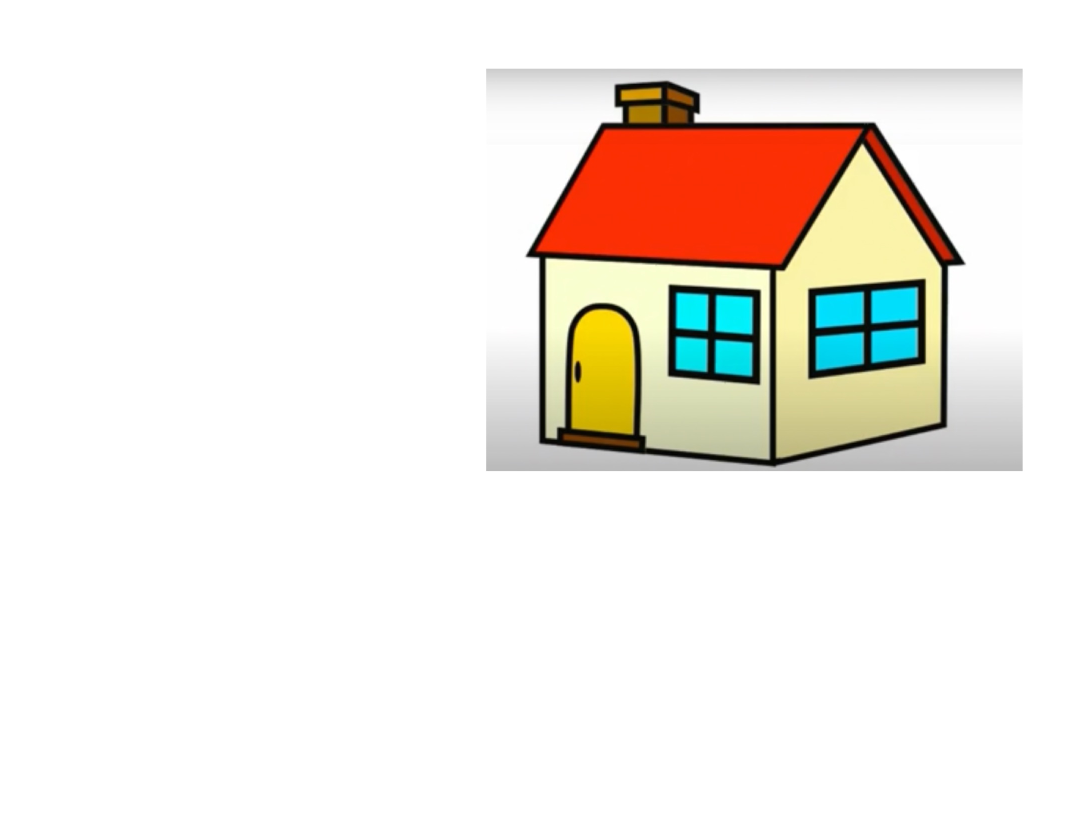
#> input picture input/OriginHome.jpg, 2154 x 1668 px (shown at 1/2 size)
$ python -i ex3_utils.py   (imports and definitions only)   (older library calls are emulated)
#> lines starting #> are read from the running program, lines starting #| are printed output that depends on the picture
#> further down, picture is the input picture: shape (1668, 2154, 3); mean B, G, R 229.3, 235.7, 241.4
import math
import sys
from typing import List, Tuple

import numpy as np
import cv2
from numpy.linalg import inv, linalg
from scipy import signal
import matplotlib.pyplot as plt
from alive_progress import alive_bar


# [172 lines left out: functions myID, opticalFlow, opticalFlowPyrLK, findTranslationLK, findTheta, findRigidLK, not called in this run]


""""findTranslationCorr function find the optimum solution but with 45 min of running-
# so we need to resize the image at least to shape (140,140)
"""


# [45 lines left out: functions findTranslationCorr, opticalFlowCrossCorr, not called in this run]


""""findRigidCorr function find the optimum solution but with 45 min of running-
# so we need to resize the image at least to shape (140,140)
"""


# [70 lines left out: functions findRigidCorr, warpImages, not called in this run]


# ---------------------------------------------------------------------------
# --------------------- Gaussian and Laplacian Pyramids ---------------------
# ---------------------------------------------------------------------------


def gaussianPyr(img: np.ndarray, levels: int = 4) -> List[np.ndarray]:
    """
    Creates a Gaussian Pyramid
    :param img: Original image
    :param levels: Pyramid depth
    :return: Gaussian pyramid (list of images)
    """
#> called with levels = 4
    ans = []
    width = (2 ** levels) * int(img.shape[1] / (2 ** levels))
#> width = 2144
    height = (2 ** levels) * int(img.shape[0] / (2 ** levels))
#> height = 1664
    img = cv2.resize(img, (width, height))  # resize the image to dimensions that can be divided into 2 x times
    img = img.astype(np.float64)
    ans.append(img)  # level 0 - the original image
    temp_img = img.copy()
    for i in range(1, levels):
        temp_img = reduce(temp_img)  # 2 times smaller image
        ans.append(temp_img)
#> this loop made 3 passes
#> pass 1, in reduce, `new_img = blur_img[::2, ::2]`:
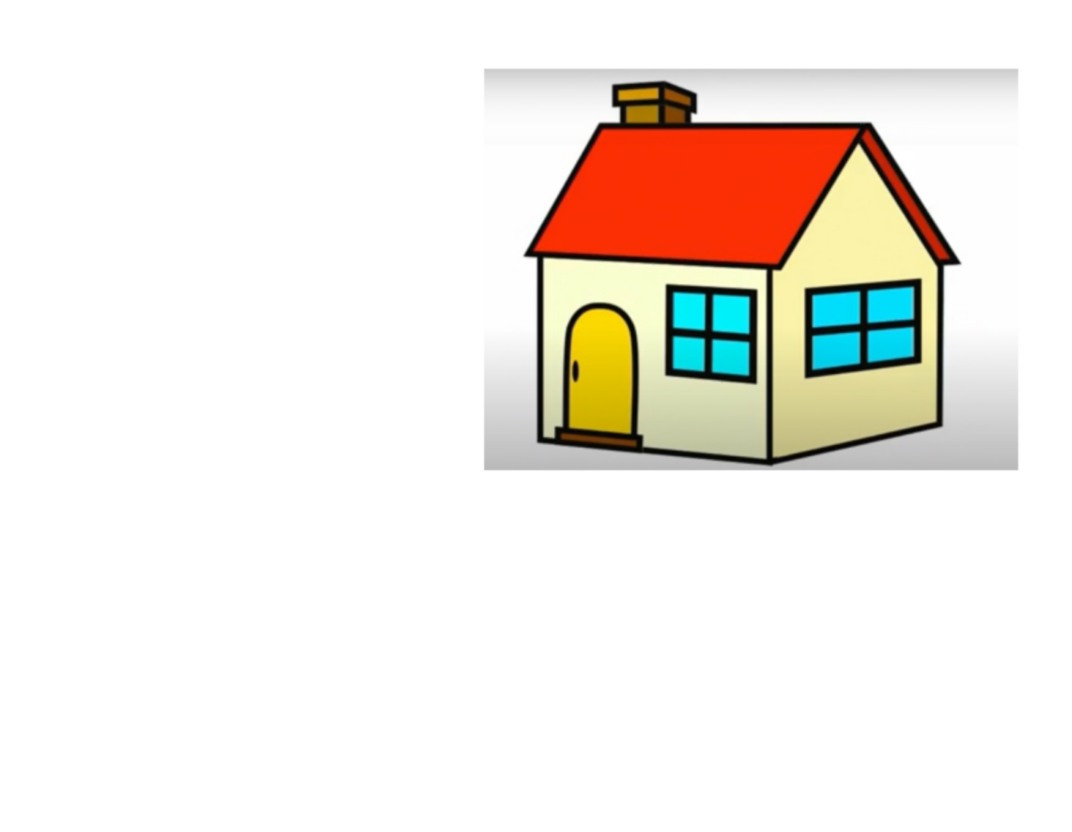
#> new_img: shape (832, 1072, 3) float64; mean of channels 0, 1, 2 229.3, 235.6, 241.3; drawn as B, G, R
#> pass 2, in reduce (call 2), `new_img = blur_img[::2, ::2]`:
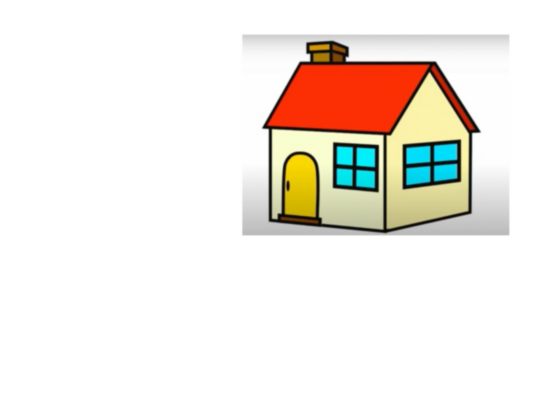
#> new_img: shape (416, 536, 3) float64; mean of channels 0, 1, 2 229.3, 235.6, 241.3; drawn as B, G, R
#> after the loop:
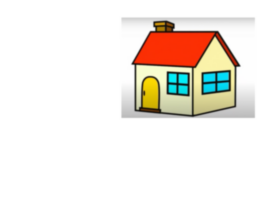
#> temp_img: shape (208, 268, 3) float64; mean of channels 0, 1, 2 229.3, 235.6, 241.3; drawn as B, G, R
#> after the loop, ans = 4 items
    return ans


def get_gaussian():  # create Gaussian kernel
    kernel = cv2.getGaussianKernel(5, -1)
    kernel = kernel.dot(kernel.T)
    return kernel


def reduce(img: np.ndarray) -> np.ndarray:  # reduce the image of one iterate
    g_kernel = get_gaussian()
    blur_img = cv2.filter2D(img, -1, g_kernel)
    new_img = blur_img[::2, ::2]  # sampling : took every second in each x , y
    return new_img


def gaussExpand(img: np.ndarray, gs_k: np.ndarray) -> np.ndarray:
    if img.ndim == 3:  # RGB img
        padded_im = np.zeros(((img.shape[0] * 2), (img.shape[1] * 2), 3))  # adding zeros because of the sampling
    else:
        padded_im = np.zeros((img.shape[0] * 2, img.shape[1] * 2))  #
    padded_im[::2, ::2] = img  # add to the sample places the values
    return cv2.filter2D(padded_im, -1, gs_k)


def laplaceianReduce(img: np.ndarray, levels: int = 4) -> List[np.ndarray]:
    """
    Creates a Laplacian pyramid
    :param img: Original image
    :param levels: Pyramid depth
    :return: Laplacian Pyramid (list of images)
    """
    gauss_pyr = gaussianPyr(img, levels)
#> gauss_pyr = 4 items
    g_kernel = get_gaussian() * 4
    for i in range(levels - 1):
        gauss_pyr[i] = gauss_pyr[i] - gaussExpand(gauss_pyr[i + 1], g_kernel)
    return gauss_pyr


# [42 lines left out: functions laplaceianExpand, pyrBlend, not called in this run]


def resizeToMask(img: np.ndarray, mask: np.ndarray):
    return np.resize(img, mask.shape)

>>> import cv2
>>> picture = cv2.imread('input/OriginHome.jpg')
>>> result = laplaceianReduce(picture)
#> result = 4 items

$ run again, on input/RotetHome.jpg
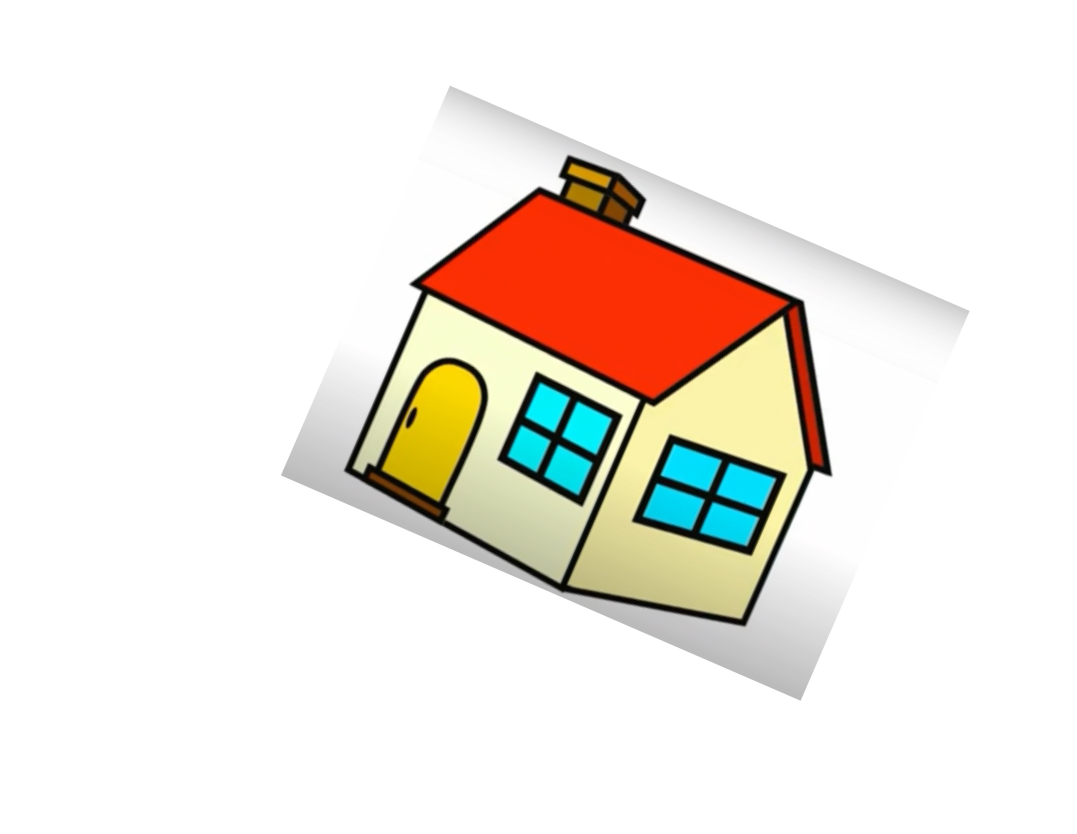
#> input picture input/RotetHome.jpg, 2154 x 1668 px (shown at 1/2 size)
#> picture is the input picture: shape (1668, 2154, 3); mean B, G, R 226.4, 233.4, 239.8
#> the loop in gaussianPyr, `for i in range(1, levels):` made 3 passes
#> pass 1, in reduce, `new_img = blur_img[::2, ::2]`:
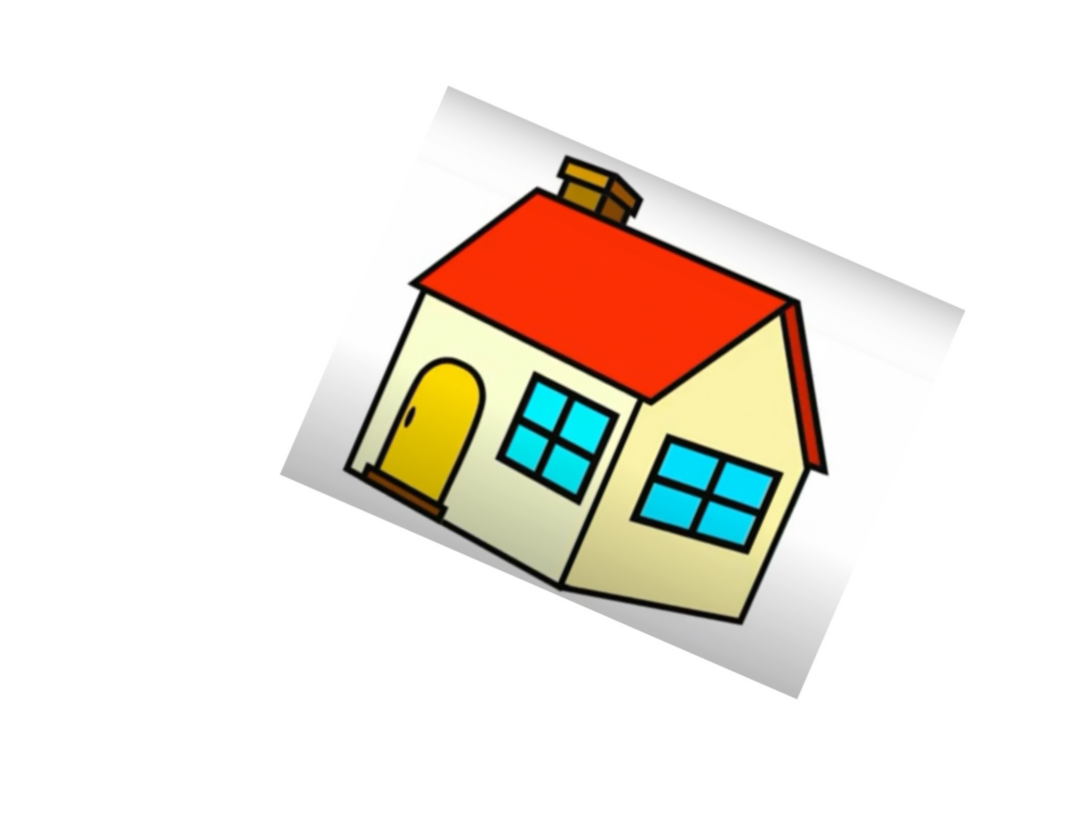
#> new_img: shape (832, 1072, 3) float64; mean of channels 0, 1, 2 226.4, 233.4, 239.8; drawn as B, G, R
#> after the loop in gaussianPyr, `for i in range(1, levels):`:
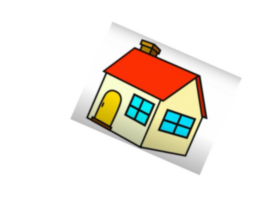
#> temp_img: shape (208, 268, 3) float64; mean of channels 0, 1, 2 226.4, 233.4, 239.8; drawn as B, G, R
#> after the loop in gaussianPyr, `for i in range(1, levels):`: ans = 4 items

$ run again, on input/TransHome.jpg
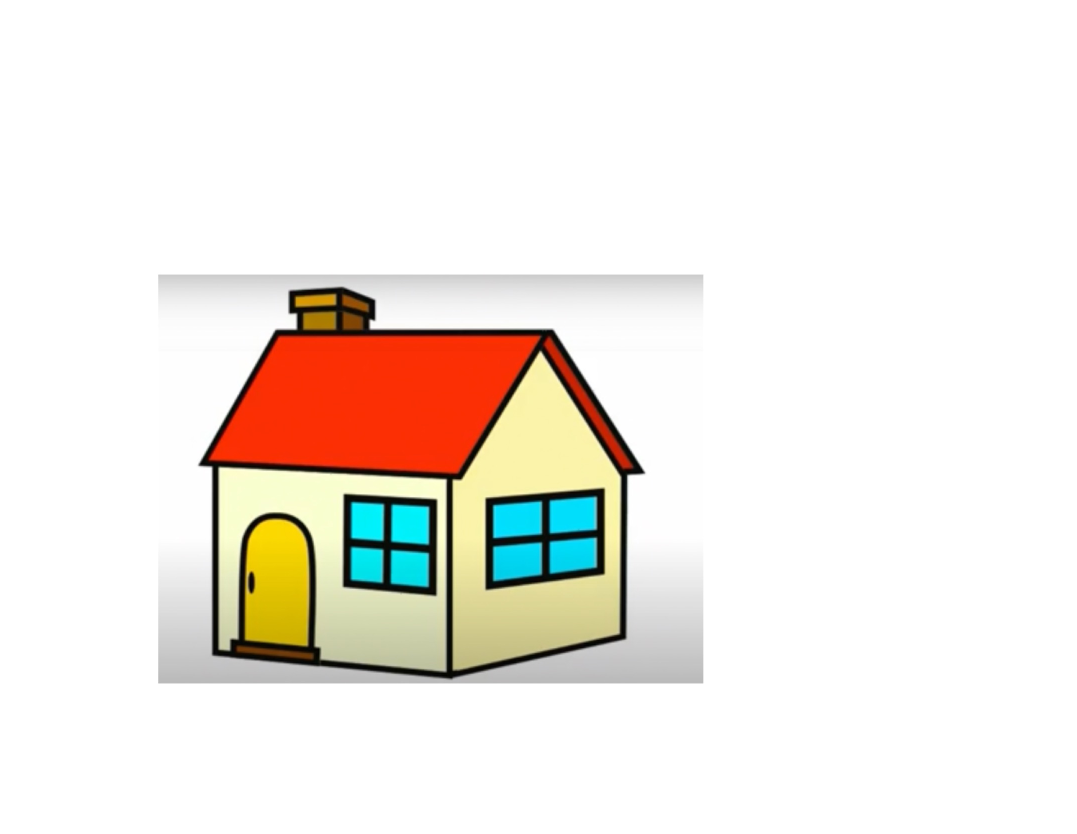
#> input picture input/TransHome.jpg, 2154 x 1668 px (shown at 1/2 size)
#> picture is the input picture: shape (1668, 2154, 3); mean B, G, R 228.5, 235, 240.9
#> the loop in gaussianPyr, `for i in range(1, levels):` made 3 passes
#> pass 1, in reduce, `new_img = blur_img[::2, ::2]`:
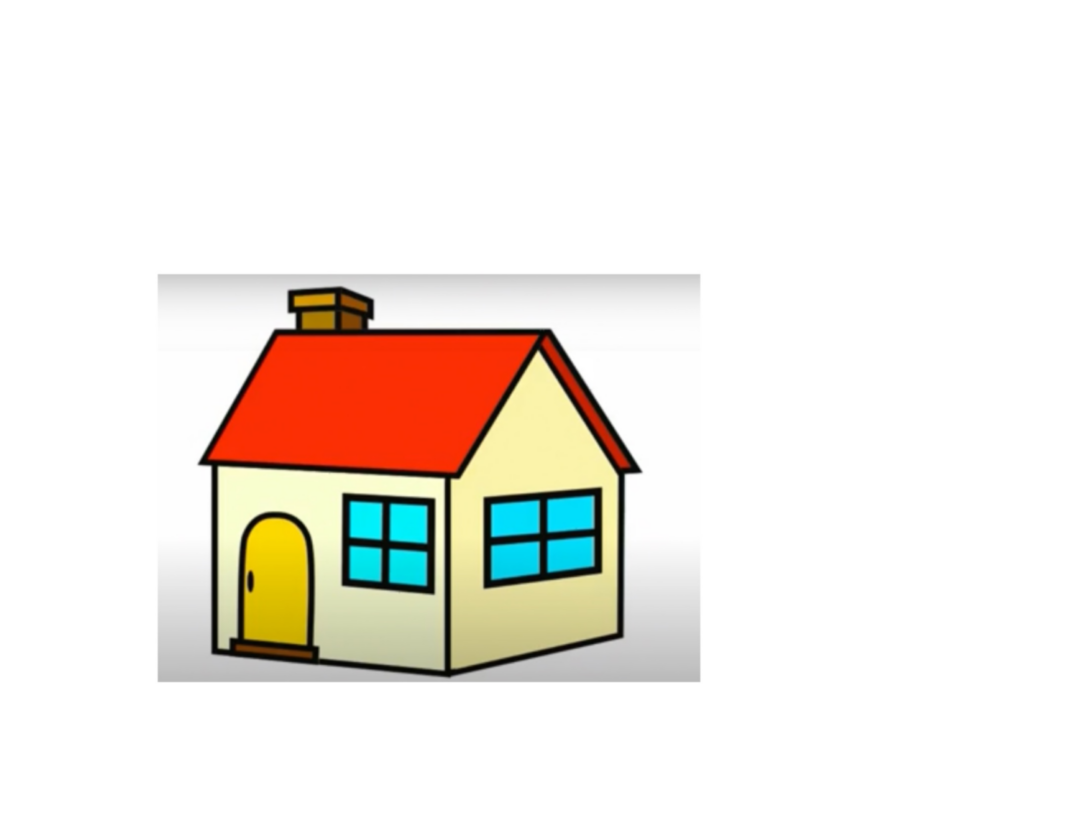
#> new_img: shape (832, 1072, 3) float64; mean of channels 0, 1, 2 228.5, 235, 240.9; drawn as B, G, R
#> after the loop in gaussianPyr, `for i in range(1, levels):`:
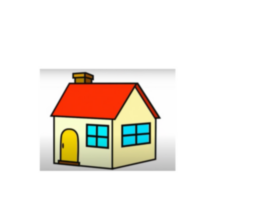
#> temp_img: shape (208, 268, 3) float64; mean of channels 0, 1, 2 228.5, 235, 240.9; drawn as B, G, R
#> after the loop in gaussianPyr, `for i in range(1, levels):`: ans = 4 items
